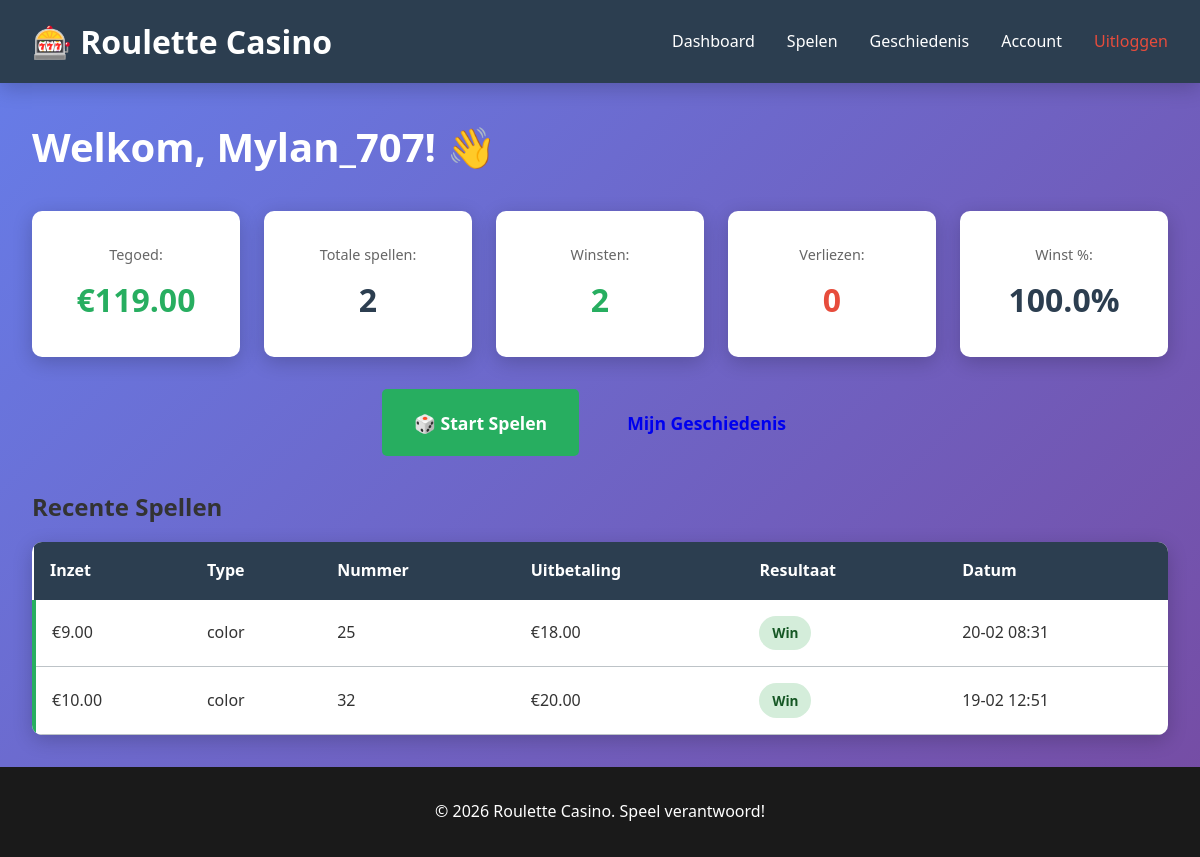
The page /dashboard (signed in) on the database as committed earlier.
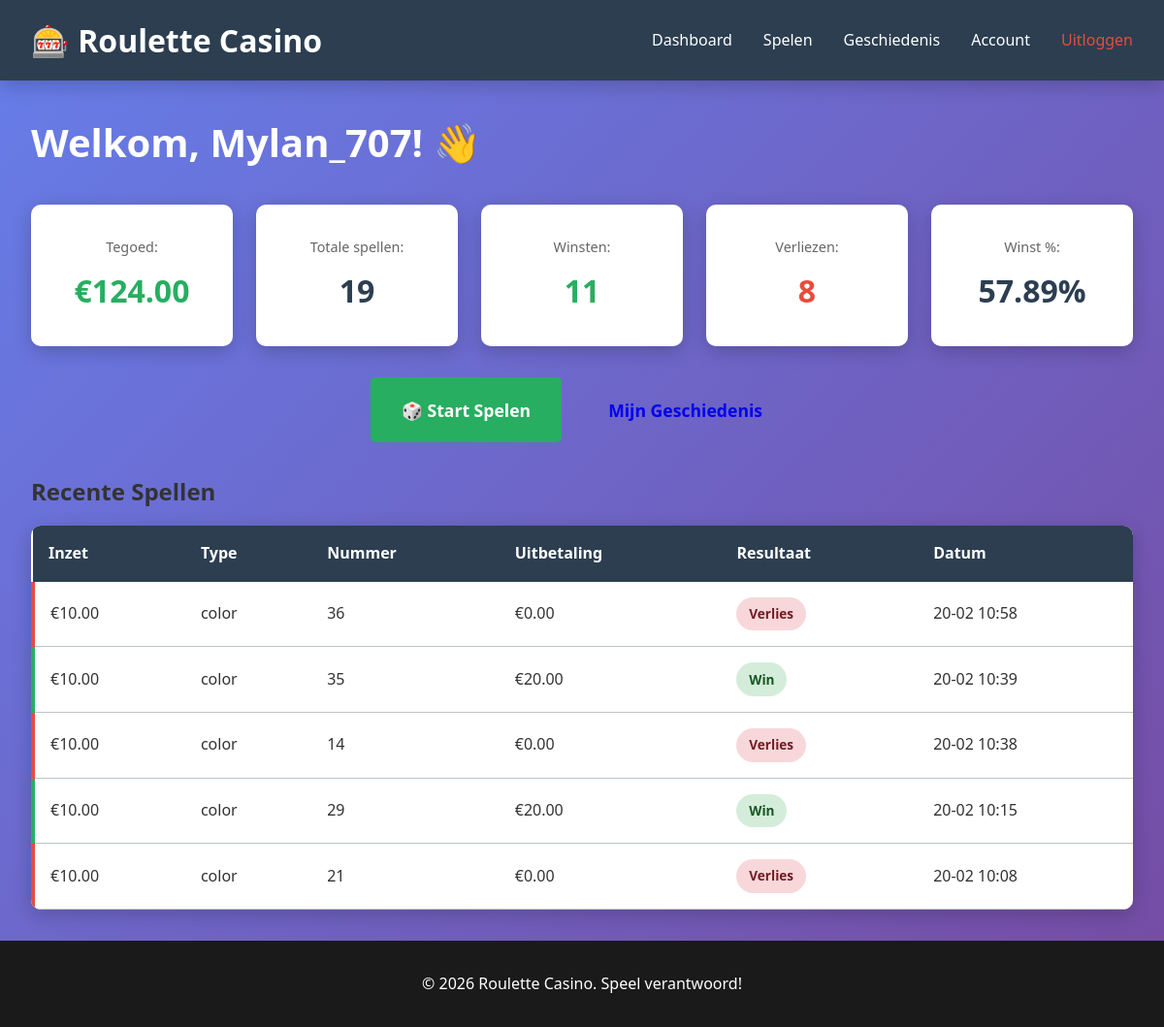
The same page on the database as committed later.
### nseroulette.py (models this page shows, shortened)
class User(db.Model):
    id = db.Column(db.Integer, primary_key=True)
    email = db.Column(db.String(120), unique=True, nullable=False)
    username = db.Column(db.String(80), unique=True, nullable=False)
    password = db.Column(db.String(255), nullable=False)
    currency = db.Column(db.Float, default=100.0)
    created_at = db.Column(db.DateTime, default=datetime.utcnow)
    updated_at = db.Column(db.DateTime, default=datetime.utcnow, onupdate=datetime.utcnow)
    games = db.relationship('GameRound', backref='player', lazy=True, cascade='all, delete-orphan')

class GameRound(db.Model):
    id = db.Column(db.Integer, primary_key=True)
    user_id = db.Column(db.Integer, db.ForeignKey('user.id'), nullable=False)
    bet_amount = db.Column(db.Float, nullable=False)
    bet_type = db.Column(db.String(50), nullable=False)  # 'number', 'color', 'odd/even', etc.
    bet_value = db.Column(db.String(50), nullable=False)  # '17', 'red', 'odd', etc.
    winning_number = db.Column(db.Integer, nullable=False)
    result = db.Column(db.String(10), nullable=False)  # 'win' or 'lose'
    payout = db.Column(db.Float, default=0.0)
    created_at = db.Column(db.DateTime, default=datetime.utcnow)

### nseroulette.py (the view)
@app.route('/dashboard')
@login_required
def dashboard():
    user = User.query.get(session['user_id'])
    recent_games = GameRound.query.filter_by(user_id=session['user_id']).order_by(GameRound.created_at.desc()).limit(5).all()
    stats = {
        'total_games': GameRound.query.filter_by(user_id=session['user_id']).count(),
        'wins': GameRound.query.filter_by(user_id=session['user_id'], result='win').count(),
        'losses': GameRound.query.filter_by(user_id=session['user_id'], result='lose').count(),
    }
    if stats['total_games'] > 0:
        stats['win_rate'] = round((stats['wins'] / stats['total_games']) * 100, 2)
    else:
        stats['win_rate'] = 0
    return render_template('dashboard.html', user=user, recent_games=recent_games, stats=stats)

### nseroulette.py (called while the page is built)
def login_required(f):
    @wraps(f)
    def decorated_function(*args, **kwargs):
        if 'user_id' not in session:
            return redirect(url_for('login'))
        return f(*args, **kwargs)
    return decorated_function

### templates/dashboard.html (shortened to what this page needs)
{% extends "base.html" %}
{% block content %}
<div class="dashboard">
    <h1>Welkom, {{ user.username }}! 👋</h1>
    <div class="dashboard-grid">
        <div class="stats-card">
            <div class="stat-item">
                <span class="stat-label">Tegoed:</span>
                <span class="stat-value balance">€{{ "%.2f"|format(user.currency) }}</span>
            </div>
        </div>
        <div class="stats-card">
            <div class="stat-item">
                <span class="stat-label">Totale spellen:</span>
                <span class="stat-value">{{ stats.total_games }}</span>
            </div>
        </div>
        <div class="stats-card">
            <div class="stat-item">
                <span class="stat-label">Winsten:</span>
                <span class="stat-value wins">{{ stats.wins }}</span>
            </div>
        </div>
        <div class="stats-card">
            <div class="stat-item">
                <span class="stat-label">Verliezen:</span>
                <span class="stat-value losses">{{ stats.losses }}</span>
            </div>
        </div>
        <div class="stats-card">
            <div class="stat-item">
                <span class="stat-label">Winst %:</span>
                <span class="stat-value">{{ stats.win_rate }}%</span>
            </div>
        </div>
    </div>
    <div class="actions">
        <a href="{{ url_for('game') }}" class="btn btn-large btn-success">🎲 Start Spelen</a>
        <a href="{{ url_for('history') }}" class="btn btn-large">Mijn Geschiedenis</a>
    </div>
    {% if recent_games %}
    <div class="recent-games">
        <h2>Recente Spellen</h2>
        <table class="games-table">
            <thead>
                <tr>
                    <th>Inzet</th>
                    <th>Type</th>
                    <th>Nummer</th>
                    <th>Uitbetaling</th>
                    <th>Resultaat</th>
                    <th>Datum</th>
                </tr>
            </thead>
            <tbody>
                {% for game in recent_games %}
                <tr class="result-{{ game.result }}">
                    <td>€{{ "%.2f"|format(game.bet_amount) }}</td>
                    <td>{{ game.bet_type }}</td>
                    <td>{{ game.winning_number }}</td>
                    <td>€{{ "%.2f"|format(game.payout) }}</td>
                    <td><span class="badge badge-{{ game.result }}">{{ 'Win' if game.result == 'win' else 'Verlies' }}</span></td>
                    <td>{{ game.created_at.strftime('%d-%m %H:%M') }}</td>
                </tr>
                {% endfor %}
            </tbody>
        </table>
    </div>
    {% endif %}
</div>
{% endblock %}

Rows that differ between the two databases and show on the page:
no longer on this page (row unchanged): GameRound: bet_amount "9.00", bet_type "color", winning_number "25", payout "18.00", result "Win", created_at "20-02 08:31"
no longer on this page (row unchanged): GameRound: bet_amount "10.00", bet_type "color", winning_number "32", payout "20.00", result "Win", created_at "19-02 12:51"
changed User "Mylan_707": currency "119.00" → "124.00"
added GameRound: bet_amount "10.00", bet_type "color", winning_number "36", payout "0.00", result "Verlies", created_at "20-02 10:58"
added GameRound: bet_amount "10.00", bet_type "color", winning_number "35", payout "20.00", result "Win", created_at "20-02 10:39"
added GameRound: bet_amount "10.00", bet_type "color", winning_number "14", payout "0.00", result "Verlies", created_at "20-02 10:38"
added GameRound: bet_amount "10.00", bet_type "color", winning_number "29", payout "20.00", result "Win", created_at "20-02 10:15"
added GameRound: bet_amount "10.00", bet_type "color", winning_number "21", payout "0.00", result "Verlies", created_at "20-02 10:08"
Other text that changed with them:
{{ stats.total_games }}: "2" → "19"
{{ stats.wins }}: "2" → "11"
{{ stats.losses }}: "0" → "8"
{{ stats.win_rate }}: "100.0" → "57.89"
